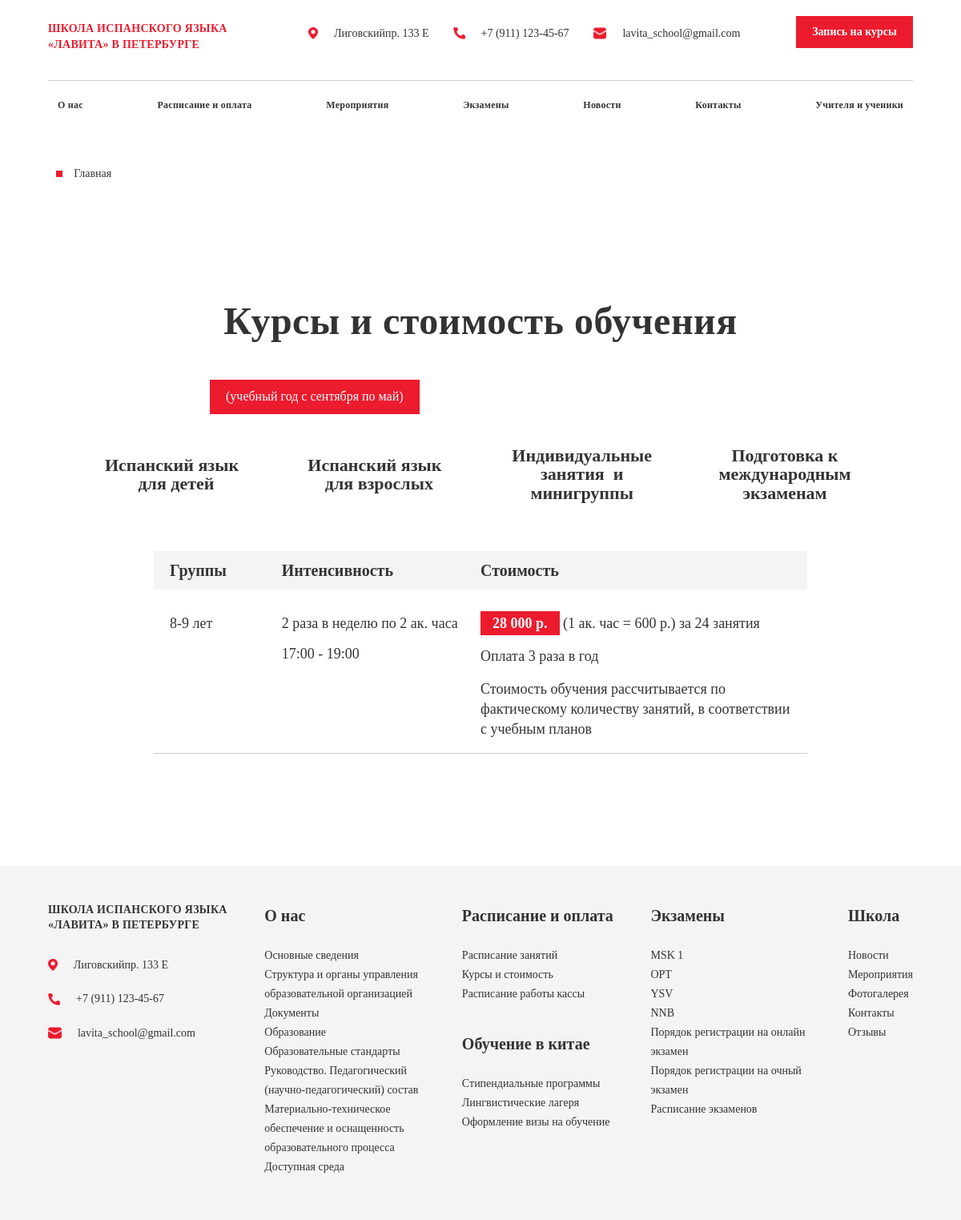
Page /category/1/ on the committed database.
### schoolapp/models.py (models this page shows, shortened)
class Course_year(models.Model):
    title = models.CharField(max_length=50 , blank=True)
    name = models.CharField(max_length=50)

class Course_category(models.Model):
    title = models.CharField(max_length=150)

class Course(models.Model):
    category = models.ForeignKey(Course_category , on_delete=models.CASCADE)
    years = models.CharField(max_length=15)
    how_many_lesson_in_week = models.CharField(max_length=15)
    how_many_hour = models.CharField(max_length=15)
    lesson_start = models.CharField(max_length=15)
    lesson_finish = models.CharField(max_length=15)
    cost = models.CharField(max_length=30)
    cost_hour = models.CharField(max_length=30 , default='Default Title')
    how_many_lesson_in_month = models.CharField(max_length=15)
    how_many_pay = models.CharField(max_length=30)
    course_p = models.CharField(max_length=200)
    title = models.CharField(max_length=150)

### schoolapp/views.py (the view)
# urls.py: path('category/<int:category_id>/', category , name='category'),
def category(request , category_id):
    course = Course.objects.filter(category_id = category_id)
    category = Course_category.objects.all()
    categories = Course_category.objects.get(id = category_id)
    course_year = Course_year.objects.all
    context = {
        'course':course,
        'category':category,
        'categories':categories,
        'course_year':course_year,
    }
    return render(request , 'category.html' , context)

### templates/category.html (shortened to what this page needs)
{% load static %}
{% include 'header.html' %}
<div class="container_1"><img class="img_a" src="../static/style/IMG/Rectangle 55.png"
    alt=""> <a href="{% url 'index' %}" class="a">Главная </a> </div>
    <div class="tags_h1">Курсы и стоимость обучения</div>
    <div class="container_2">
        <div class="cost_years">
            {% for i in course_year %}
            <div class="cost_year">{{i.name}}</div>
            {% endfor %}
        </div>
    </div>
    <div class="cost_categorys">
        {% for i in category %}
        <a href="{% url 'category' i.id  %}" class="cost_category">{{i.title}}</a>
        {% endfor %}
    </div>
    <div class="cost_main">
        <div class="container_2 cost_main">
            <div class="cost_main_up">
                <div class="cost_main_up_1">Группы</div>
                <div class="cost_main_up_2">Интенсивность</div>
                <div class="cost_main_up_3">Стоимость</div>
            </div>
            {% for i in course %}
            <div class="cost_main_down">
                <div class="cost_main_down_1">{{i.years}} лет</div>
                <div class="cost_main_down_2">
                    <div class="cost_main_down_2_how">{{i.how_many_lesson_in_week}} раза в неделю по {{i.how_many_hour}} ак. часа</div>
                    <div class="cost_main_down_2_time">{{i.lesson_start}} - {{i.lesson_finish}}</div>
                </div>
                <div class="cost_main_down_3">
                    <p class="cost_main_down_3_price"><span class="cost_main_down_3_price_span">{{i.cost}} р.</span>  (1 ак. час = {{i.cost_hour}} р.) за {{i.how_many_lesson_in_month}} занятия</p>
                    <p class="cost_main_down_3_how_often">Оплата {{i.how_many_pay}} раза в год</p>
                    <p class="cost_main_down_3_p">{{i.course_p}}</p>
                </div>
            </div>
            {% endfor %}
            <hr>
        </div>
    </div>
{% include 'footer.html' %}

### static/style/style.css (style rules this page uses)
* { padding: 0; margin: 0; }
hr { margin: 0px; padding: 0px; }
body { width: 100vw; }
a { text-decoration: none; }
.container_1 { max-width: 1240px; width: 90%; margin-top: 20px; margin: auto; }
.container_2 { max-width: 1240px; width: 68%; margin: auto; }
.a { font-family: Circe; font-size: 14px; font-weight: 400; line-height: 19.6px; text-align: left; color: #333333; text-decoration: none; }
.img_a { margin-left: 10px; margin-right: 10px; }
.cost_years { display: flex; column-gap: 100px; padding: 10px 70px; margin-top: 30px; }
.cost_year { background-color: #EC1B2E; color: #FFFFFF; font-family: Circe; font-size: 16px; font-weight: 400; line-height: 22.4px; text-align: center; padding: 10px 20px; }
.cost_categorys { width: 80%; display: flex; justify-content: space-between; align-items: center; flex-wrap: wrap; margin: auto; margin-top: 30px; column-gap: 5px; }
.cost_category { font-family: Circe; font-size: 22px; font-weight: 600; line-height: 33.6px; text-align: center; color: #333333; }
.cost_main_up { display: flex; align-items: center; width: 100%; background: #3333330D; padding: 10px 20px; margin-top: 60px; }
.cost_main_up_1 { width: 18%; font-family: Circe; font-size: 20px; font-weight: 700; line-height: 28px; text-align: left; color: #333333; }
.cost_main_up_2 { width: 32%; font-family: Circe; font-size: 20px; font-weight: 700; line-height: 28px; text-align: left; color: #333333; }
.cost_main_up_3 { width: 50%; font-family: Circe; font-size: 20px; font-weight: 700; line-height: 28px; text-align: left; color: #333333; }
.cost_main_down { display: flex; width: 100%; padding: 30px 20px 0px 20px; }
.cost_main_down_1 { width: 18%; font-family: Circe; font-size: 18px; font-weight: 400; line-height: 25.2px; text-align: left; color: #333333; }
.cost_main_down_2 { width: 32%; }
.cost_main_down_2_how { font-family: Circe; font-size: 18px; font-weight: 400; line-height: 25.2px; text-align: left; color: #333333; }
.cost_main_down_2_time { font-family: Circe; font-size: 18px; font-weight: 400; line-height: 25.2px; text-align: left; color: #333333; margin-top: 13px; }
.cost_main_down_3 { width: 50%; }
.cost_main_down_3_price { font-family: Circe; font-size: 18px; font-weight: 400; line-height: 25.2px; text-align: left; color: #333333; }
.cost_main_down_3_price_span { font-family: Circe; font-size: 18px; font-weight: 700; line-height: 25.2px; text-align: left; background-color: #EC1B2E; color: #FFFFFF; padding: 5px 15px; }
.cost_main_down_3_how_often { font-family: Circe; font-size: 18px; font-weight: 400; line-height: 25.2px; text-align: left; color: #333333; }
.cost_main_down_3_p { font-family: Circe; font-size: 18px; font-weight: 400; line-height: 25.2px; text-align: left; color: #333333; }
.tags_h1 { font-family: Circe; font-size: 48px; font-weight: 800; line-height: 67.2px; letter-spacing: 0.01em; text-align: center; color: #333333; text-align: center; margin-top: 140px; margin-bottom: 30px; }

### rows in the picture
Course_year: name "(учебный год с сентября по май)"
Course_category: title "Испанский язык для детей"
Course_category: title "Испанский язык для взрослых"
Course_category: title "Индивидуальные занятия и минигруппы"
Course_category: title "Подготовка к международным экзаменам"
Course: years "8-9", how_many_lesson_in_week "2", how_many_hour "2", lesson_start "17:00", lesson_finish "19:00", cost "28 000", cost_hour "600", how_many_lesson_in_month "24", how_many_pay "3", course_p "Стоимость обучения рассчитывается по фактическому количеству занятий, в соответствии с учебным планов"
